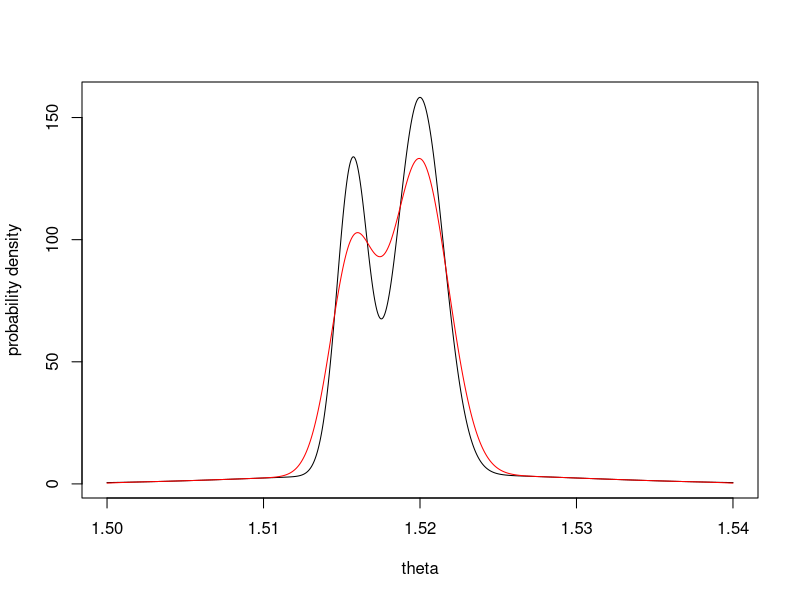

Here is the R script that generated this plot: (Note: this script raises an error after producing the figure.)
MixtureDistribution <- function(theta_values, expectations, variances, 
                                weights){
  nbr_mixture_dists = length(expectations)
  mixture_density = 0
  stds = sqrt(variances)
  for (i in 1:nbr_mixture_dists){
    i_mu = expectations[i]
    i_std = stds[i]
    i_weight = weights[i]
    mixture_density = mixture_density + i_weight * dnorm(theta_values, 
                                                         i_mu, i_std)
  }
  return(mixture_density)
}

mu_vals = c(1.5157, 1.52, 1.52)
var_vals = c(0.001, 0.0015, 0.01)^2
stds = sqrt(var_vals)
weights = c(0.32, 0.58, 0.1)
theta = seq(1.500, 1.54, length=1000)
md_arr = MixtureDistribution(theta, mu_vals, var_vals, weights)  # prior

plot(theta, md_arr, 'l', xlab='theta', ylab = 'probability density')

##### b prior predictive #####
x_arr = theta
dtheta = theta[2]-theta[1]
prior_pred = rep(0, length(x_arr))
std_likelihood = 0.001
for (i in 1:length(x_arr)){
  x_i = x_arr[i]
  i_likelihood =  dnorm(x_i, theta, std_likelihood)
  prior_pred[i] = dtheta*sum(i_likelihood*md_arr)
}
lines(x_arr, prior_pred, col='red')


prior_pred_analytical = MixtureDistribution(x_arr, expectations = mu_vals, variances = i_std^2 + std_likelihood^2)
lines(x_arr, prior_pred_analytical, lty=1, 'l', xlab='theta', ylab = 'prior predictive probability density')


#### c posterior given x = 1.52131 ######
x = 1.52131
posterior = md_arr * dnorm(x, theta, std_likelihood)
posterior = posterior/(sum(posterior)*dtheta)
plot(theta, posterior, 'l', lty=2)
lines( x_arr, prior_pred, 'l', col='red')
lines(theta, md_arr, 'l', col='green')

sum(posterior*dtheta)

i_start = which(posterior==max(posterior))
i_diff = 0
acc_post_prob = 0
while (acc_post_prob < 0.95){
  i_diff = i_diff + 1
  acc_post_prob = dtheta*sum(posterior[(i_start-i_diff):(i_start+i_diff)])
}
cred_interval = c(x_arr[i_start-i_diff], x_arr[i_start+i_diff])  

#plot analythical expr:
post_analytical = 0
prior_pred_x = 0
for (i in 1:length(mu_vals)){
  i_mu = mu_vals[i]
  i_std = sqrt(var_vals[i])
  i_weight = weights[i]
  i_std_upd = (1/i_std^2 + 1/std_likelihood^2)^(-1/2)
  i_mu_upd = i_std_upd^2 * (i_mu/i_std^2 + x/std_likelihood^2)
  
  prior_pred_x_i = i_weight*dnorm(x, i_mu, sqrt(i_std^2 + std_likelihood^2))
  prior_pred_x = prior_pred_x + prior_pred_x_i
  post_analytical = post_analytical +  prior_pred_x_i * dnorm(theta, i_mu_upd, i_std_upd)
}
post_analytical = post_analytical/prior_pred_x
lines(theta, post_analytical, 'l', ylab='Posterior density funtion')



#### d posterior predictive


post_pred = rep(0, length(x_arr))
for (i in 1:length(x_arr)){
  x_new = x_arr[i]
  post_pred[i] = dtheta * sum(dnorm(x_new, theta, std_likelihood)*posterior)
}
lines(x_arr, post_pred, lty=2)

# post_pred_analythical
post_pred_analytical = 0
prior_pred_x = 0
gamma_p_i_list = c(1:3)
for (i in 1:length(mu_vals)){
  i_mu = mu_vals[i]
  i_std = sqrt(var_vals[i])
  i_weight = weights[i]
  i_std_upd = (1/i_std^2 + 1/std_likelihood^2)^(-1/2)
  i_mu_upd = i_std_upd^2 * (i_mu/i_std^2 + x/std_likelihood^2)
  
  gamma_p_i = i_weight * dnorm(x, i_mu, sqrt(i_std^2 + std_likelihood^2))
  gamma_p_i_list[i] = gamma_p_i
  prior_pred_x = prior_pred_x + i_weight * dnorm(x, i_mu, sqrt(i_std^2 + std_likelihood^2))
  
  post_pred_analytical = post_pred_analytical + gamma_p_i * dnorm(x_arr, i_mu_upd, sqrt(i_std_upd^2 + std_likelihood^2))
}
post_pred_analytical = post_pred_analytical/prior_pred_x

plot(x_arr, post_pred_analytical, 'l', lty = 1, col='blue', xlab='x new', ylab='posterior predictive density')

##### e likelihood ratio

LR = post_pred_analytical/prior_pred_analytical
plot(x_arr, LR,'l',xlab='x c', ylab='Likelihood ratio')

#### f 
# if the LR is large it is more probable that the new sample is from the same piece of glass than if it would have been from
# an independent source.







